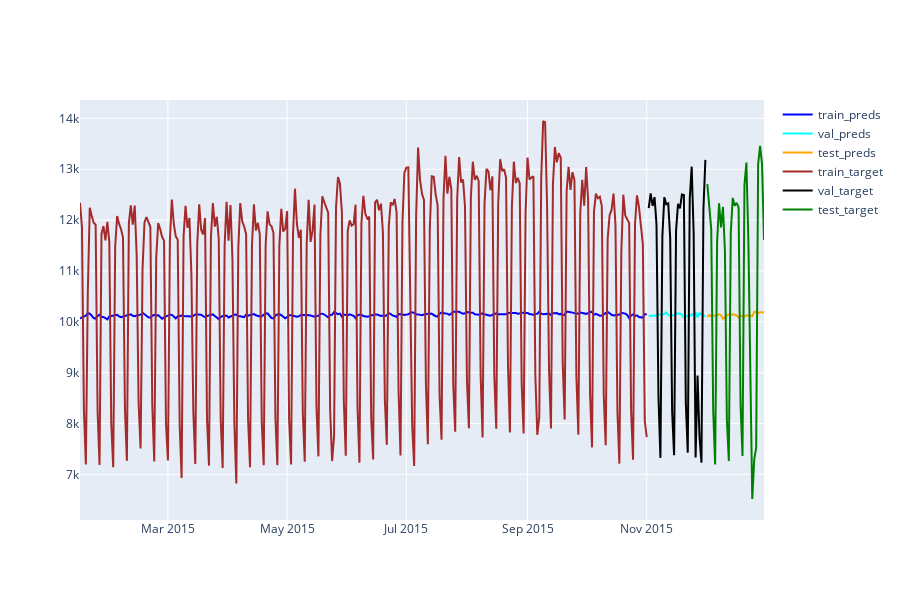

This figure's notebook cell:
### Code cell
with torch.no_grad():
    train_preds = best_model.forward(X_train_tensor).numpy()*15000
    train_preds = pd.DataFrame(train_preds, index=X_train.index)
    val_preds = best_model.forward(X_val_tensor).numpy()*15000
    val_preds = pd.DataFrame(val_preds, index=X_val.index)
    test_preds = best_model.forward(X_test_tensor).numpy()*15000
    test_preds = pd.DataFrame(test_preds, index=X_test.index)

import plotly.io as pio
import plotly.graph_objects as go

fig = go.Figure()
fig.add_trace(
    go.Scatter(x=train_preds.index, y=train_preds[0],  name="train_preds", line=dict(color='blue'))
)

fig.add_trace(
    go.Scatter(x=val_preds.index, y=val_preds[0],  name="val_preds", line=dict(color='cyan'))
)
fig.add_trace(
    go.Scatter(x=test_preds.index, y=test_preds[0],  name="test_preds", line=dict(color='orange'))
)

fig.add_trace(
    go.Scatter(x=pd.DataFrame(y_train).index, y=pd.DataFrame(y_train)["births"],  name="train_target", line=dict(color='brown'))
)
fig.add_trace(
    go.Scatter(x=pd.DataFrame(y_val).index, y=pd.DataFrame(y_val)["births"],  name="val_target", line=dict(color='black'))
)
fig.add_trace(
    go.Scatter(x=pd.DataFrame(y_test).index, y=pd.DataFrame(y_test)["births"],  name="test_target", line=dict(color='green'))
)
fig.update_layout(height=600)
fig.show()
